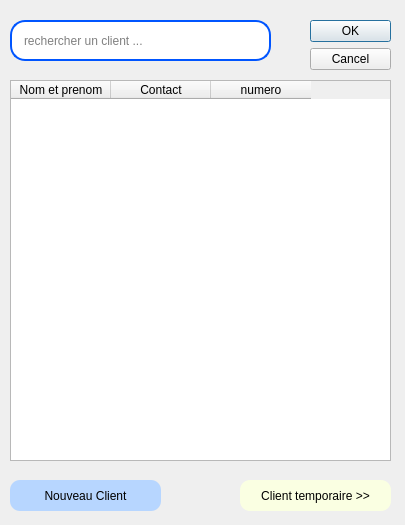
<?xml version="1.0" encoding="UTF-8"?>
<ui version="4.0">
 <class>liste_client</class>
 <widget class="QDialog" name="liste_client">
  <property name="geometry">
   <rect>
    <x>0</x>
    <y>0</y>
    <width>405</width>
    <height>525</height>
   </rect>
  </property>
  <property name="windowTitle">
   <string>Dialog</string>
  </property>
  <property name="styleSheet">
   <string notr="true">#search_client{
	border: 2px solid rgb(0, 85, 255);
	border-radius: 15px;
	padding-left: 10px;
}

#pushButton{
	background-color: rgb(183, 214, 255);
	border-radius: 10px;
}

#pushButton_2{
	background-color: rgb(250, 255, 226);
	border-radius: 10px;
}</string>
  </property>
  <widget class="QDialogButtonBox" name="buttonBox">
   <property name="geometry">
    <rect>
     <x>310</x>
     <y>20</y>
     <width>81</width>
     <height>51</height>
    </rect>
   </property>
   <property name="orientation">
    <enum>Qt::Orientation::Vertical</enum>
   </property>
   <property name="standardButtons">
    <set>QDialogButtonBox::StandardButton::Cancel|QDialogButtonBox::StandardButton::Ok</set>
   </property>
  </widget>
  <widget class="QTableWidget" name="tableWidget">
   <property name="geometry">
    <rect>
     <x>10</x>
     <y>80</y>
     <width>381</width>
     <height>381</height>
    </rect>
   </property>
   <column>
    <property name="text">
     <string>Nom et prenom</string>
    </property>
   </column>
   <column>
    <property name="text">
     <string>Contact</string>
    </property>
   </column>
   <column>
    <property name="text">
     <string>numero</string>
    </property>
   </column>
  </widget>
  <widget class="QLineEdit" name="search_client">
   <property name="geometry">
    <rect>
     <x>10</x>
     <y>20</y>
     <width>261</width>
     <height>41</height>
    </rect>
   </property>
   <property name="placeholderText">
    <string>rechercher un client ...</string>
   </property>
  </widget>
  <widget class="QPushButton" name="pushButton">
   <property name="geometry">
    <rect>
     <x>10</x>
     <y>480</y>
     <width>151</width>
     <height>31</height>
    </rect>
   </property>
   <property name="cursor">
    <cursorShape>PointingHandCursor</cursorShape>
   </property>
   <property name="text">
    <string>Nouveau Client</string>
   </property>
  </widget>
  <widget class="QPushButton" name="pushButton_2">
   <property name="geometry">
    <rect>
     <x>240</x>
     <y>480</y>
     <width>151</width>
     <height>31</height>
    </rect>
   </property>
   <property name="cursor">
    <cursorShape>PointingHandCursor</cursorShape>
   </property>
   <property name="text">
    <string>Client temporaire &gt;&gt;</string>
   </property>
  </widget>
 </widget>
 <resources/>
 <connections>
  <connection>
   <sender>buttonBox</sender>
   <signal>accepted()</signal>
   <receiver>liste_client</receiver>
   <slot>accept()</slot>
   <hints>
    <hint type="sourcelabel">
     <x>248</x>
     <y>254</y>
    </hint>
    <hint type="destinationlabel">
     <x>157</x>
     <y>274</y>
    </hint>
   </hints>
  </connection>
  <connection>
   <sender>buttonBox</sender>
   <signal>rejected()</signal>
   <receiver>liste_client</receiver>
   <slot>reject()</slot>
   <hints>
    <hint type="sourcelabel">
     <x>316</x>
     <y>260</y>
    </hint>
    <hint type="destinationlabel">
     <x>286</x>
     <y>274</y>
    </hint>
   </hints>
  </connection>
 </connections>
</ui>
